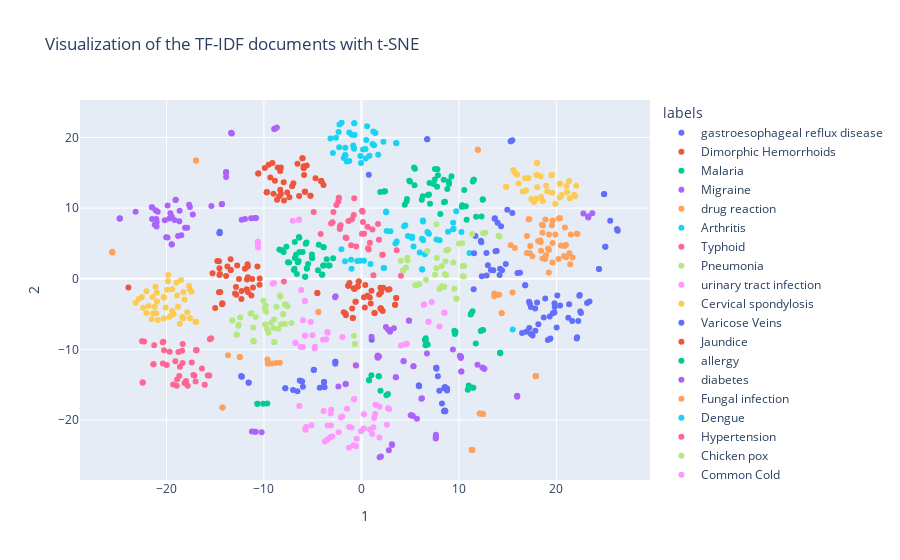

Notebook code for this chart:
### Markdown cell above
Let's use tf-idf to visualize the documents

### Code cell
doc_tfidf = tsne.fit_transform(X_train_tfidf)
df = pd.DataFrame(doc_tfidf, columns=["1", "2"])
df["labels"] = array(y_train)

fig = pl.scatter(df, x="1", y="2", color="labels",  title="Visualization of the TF-IDF documents with t-SNE"
)
fig.show()
